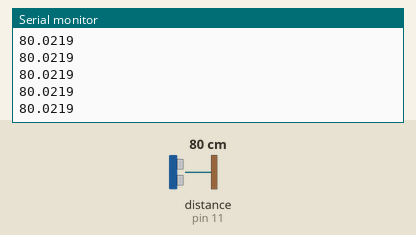
This sketch was run on a simulated Arduino Uno, built with avr-gcc and run on an emulated ATmega328P. Parts: the last lines printed to the serial monitor. Wiring (inferred from the names in the program): ultrasonic range finder: trigger pin 10; echo pin 11. The test bench sets the inputs (shaded band); at power-on: distance to the obstacle (sensor on pin 11) 80 cm. The echo pulse lasts 58.3 µs per cm.

Above: at 1.2 s.
1.3 s: distance to the obstacle (sensor on pin 11) set to 2 cm
At 1.6 s:
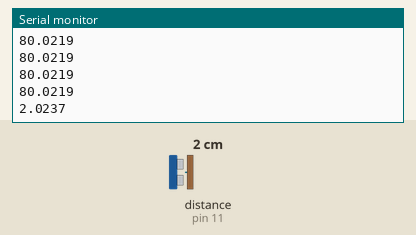
2.8 s: distance to the obstacle (sensor on pin 11) set to 4 cm
At 2.8 s:
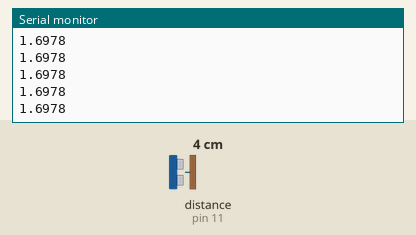
Timing chart, 0 to 5.8 s (numbered marks = the images above; inputs shaded):
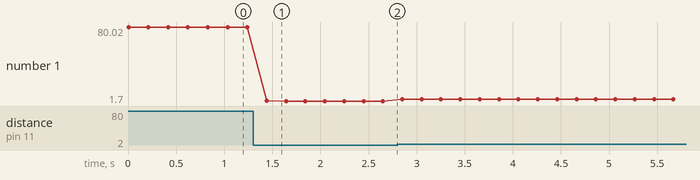

Measured:
- after the input at 1.3 s, the serial monitor: prints a new line after 0.14 s (image 1)
- plotted number 1: 80.02 → 1.7 after the input at 1.3 s, 1.7 → 3 after the input at 2.8 s

The sketch:

sketch_may20a.ino
```cpp
#define TRIG_PIN 10
#define ECHO_PIN 11

void setup() {
  Serial.begin(115200);
  pinMode(TRIG_PIN, OUTPUT);
  pinMode(ECHO_PIN, INPUT);
}

void loop() {
  // Envia pulso para o trigger
  digitalWrite(TRIG_PIN, LOW);
  delayMicroseconds(2);
  digitalWrite(TRIG_PIN, HIGH);
  delayMicroseconds(10);
  digitalWrite(TRIG_PIN, LOW);

  // Lê o tempo de retorno
  long duracao = pulseIn(ECHO_PIN, HIGH, 30000); // timeout de 30ms (~5m)
  if (duracao == 0) {
    Serial.println("Erro de leitura");
  } else {
    float distancia = (duracao / 2.0) * 0.0343;
    Serial.println(distancia, 4);
  }

  delay(200);
}
```
